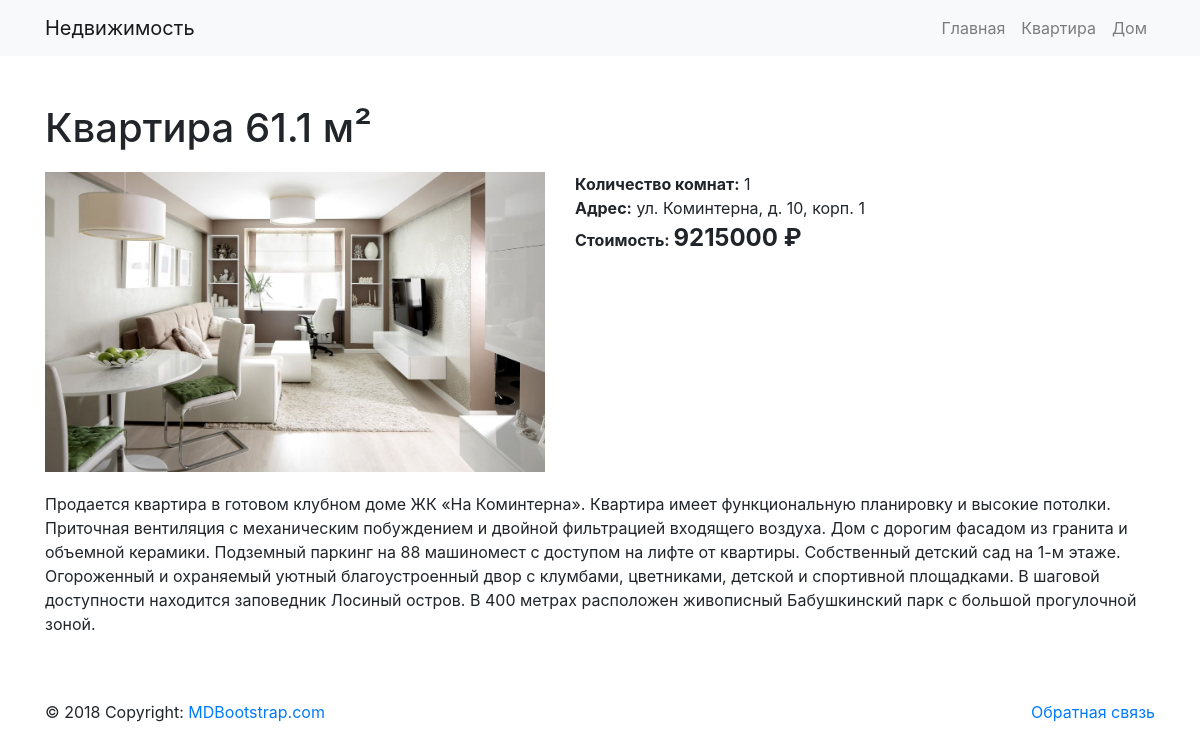
Page /product/1 on the committed database.
### products/models.py (models this page shows, shortened)
class Category(models.Model):
    title = models.CharField(max_length=200, verbose_name='Заголовок в ед. числе')
    title_plural = models.CharField(max_length=200, verbose_name='Заголовок во мн. числе')
    description = models.TextField(verbose_name='Описание', blank=True, null=True)
    class Meta():
        verbose_name = 'Категория'
        verbose_name_plural = 'Категории'
    def get_absolute_url(self):
        return reverse('products:category', kwargs={'pk':self.pk})

class Product(models.Model):
    rooms = models.PositiveIntegerField(verbose_name='Количество комнат')
    square = models.FloatField(verbose_name='Площадь')
    address = models.TextField(verbose_name='Адрес')
    description = models.TextField(verbose_name='Описание', blank=True, null=True)
    price = models.DecimalField(max_digits=9, decimal_places=0, verbose_name='Цена')
    owner = models.CharField(max_length=200, verbose_name='Владелец')
    phone = models.CharField(max_length=12, verbose_name='Телефон')
    email = models.EmailField(max_length=30, verbose_name='Email', blank=True, null=True)
    image = models.ImageField(upload_to='products/img', height_field=None, width_field=None, max_length=100, verbose_name='Изображение', blank=True, null=True)
    category = models.ForeignKey(Category, models.PROTECT, verbose_name='Категория', related_name="products")
    class Meta():
        verbose_name = 'Продукт'
        verbose_name_plural = 'Продукты'

### products/views.py (the view)
# urls.py: path('product/<int:pk>', views.ProductsDetail.as_view(), name="product"),
class ProductsDetail(DetailView):
    model = Product
    template_name = 'product_detail.html'

### products/templatetags/categories_tags.py (called while the page is built)
@register.simple_tag(takes_context=True)
def categories(context):
    request = context.get('request')
    return loader.render_to_string('products/main-menu.html', {
        'categories': Category.objects.all(),
    }, request=request)

### templates/product_detail.html (shortened to what this page needs)
{% extends "base.html" %}
{% load static %}
{% block content %}
    <div class="product">
        <h1 class="product__title">{{ product.category.title }} {{ product.square }} м²</h1>
        <div class="product__container">
            <div class="product__image-wrap">
                {% if product.image %}
                <span class="product__image" style="background-image:url('{{ product.image.url }}')"></span>
                {% else %}
                <span class="product__image product__image_no-img"></span>
                {% endif %}
            </div>
            <div class="product__information">
                <div><b>Количество комнат:</b> {{ product.rooms }}</div>
                <div><b>Адрес:</b> {{ product.address }}</div>
                <div><b>Стоимость: </b><span class="product__price">{{ product.price }} ₽</span></div>
            </div>
        </div>
        <div>{{ product.description }}</div>
    </div>
{% endblock %}

### products/templates/products/main-menu.html (shortened to what this page needs)
<nav class="navbar navbar-expand-lg navbar-light bg-light">
    <div class="container">
        <a class="navbar-brand" href="/">Недвижимость</a>
        <div class="collapse navbar-collapse" id="navbarNav">
            <ul class="navbar-nav ml-auto">
                <li class="nav-item {% if request.path == '/' %}active{%endif%}">
                    <a class="nav-link" href="/">Главная <span class="sr-only">(current)</span></a>
                </li>
                {% for category in categories %}
                <li class="nav-item {% if request.path == category.get_absolute_url %}active{%endif%}">
                    <a class="nav-link" href="{{ category.get_absolute_url }}">{{ category.title }}</a>
                </li>
                {% endfor %}
            </ul>
        </div>
    </div>
</nav>

### products/static/css/products.css (style rules this page uses)
.product .product__title { margin-bottom: 20px; }
.product .product__container { display: flex; align-items: flex-start; margin-bottom: 20px; }
.product .product__information { margin-left: 30px; }
.product .product__price { font-size: 24px; font-weight: 700; }
.product__image { display: block; width: 500px; height: 300px; background-position: 50% 50%; background-repeat: no-repeat; background-size: cover; }

### rows in the picture
Category: title "Квартира"
Category: title "Дом"
Product: category "Квартира", square "61.1", image (picture), rooms "1", address "ул. Коминтерна, д. 10, корп. 1", price "9215000", description "Продается квартира в готовом клубном доме ЖК «На Коминтерна». Квартира имеет функциональную планировку и высокие потолки. Приточная вентиляция с механическим побуждением и двойной фильтрацией входящего воздуха. Дом с дорогим фасадом из гранита и объемной керамики. Подземный паркинг на 88 машиномест с доступом на лифте от квартиры. Собственный детский сад на 1-м этаже. Огороженный и охраняемый уютный благоустроенный двор с клумбами, цветниками, детской и спортивной площадками. В шаговой доступности находится заповедник Лосиный остров. В 400 метрах расположен живописный Бабушкинский парк с большой прогулочной зоной."
